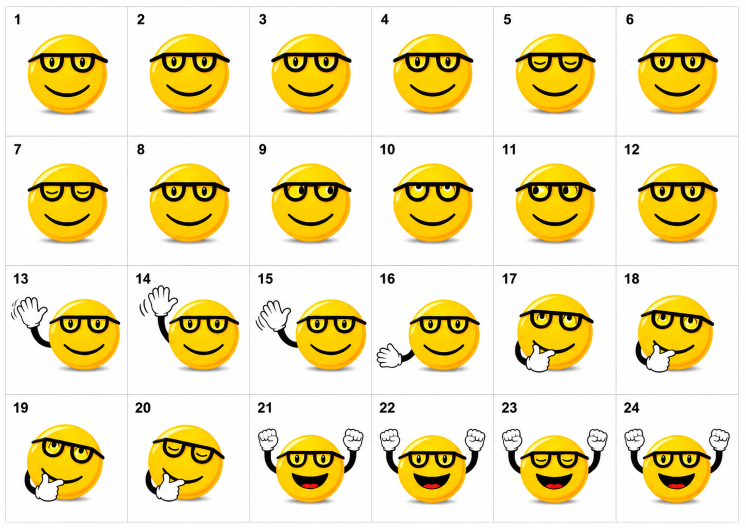
#> input picture widget/src/mascots/bob/_source.png, 1491 x 1055 px, found by its file name (shown at 1/2 size)
$ python build-bob.py
#> lines starting #> are read from the running program, lines starting #| are printed output that depends on the picture
"""Build Bob the Blob mascot from a clean 6x4 labeled grid.

Source: src/mascots/bob/_source.png (1491x1055 RGB) — 24 cells (6 cols x 4 rows)
numbered 1..24 in top-left of each cell. Yellow smiley w/ glasses on white bg.

Output: src/mascots/bob/{map.png, map.json}
"""
from PIL import Image, ImageDraw
from pathlib import Path
import json
import numpy as np

SRC = Path('/Users/max/mascot/widget/src/mascots/bob/_source.png')
OUT_DIR = Path('/Users/max/mascot/widget/src/mascots/bob')

COLS, ROWS = 6, 4
N = COLS * ROWS  # 24
TARGET_H = 186          # match Ninjacat sprite-sheet height
PAD_RATIO = 0.06         # 6% pad on each side
INNER_TRIM = 4           # px inset from each cell edge to avoid grid-separator lines
LABEL_W_RATIO = 0.24     # mask box for cell-number label (wide enough for 2-digit "13".."24")
LABEL_H_RATIO = 0.22


def remove_white_bg(im: Image.Image) -> Image.Image:
    """Remove white background AND drop-shadow grey, with un-premultiplication.

    The source has a soft greyscale drop-shadow under the smiley body that
    leaves a halo if we only key out white. We treat low-saturation high-
    luminance pixels (white + grey shadow) as background; saturated colors
    (yellow body) and dark colors (glasses, mouth, glove outlines) survive.
    """
    arr = np.asarray(im.convert('RGB'), dtype=np.float32)
    r, g, b = arr[..., 0], arr[..., 1], arr[..., 2]
    mx = np.maximum(np.maximum(r, g), b)
    mn = np.minimum(np.minimum(r, g), b)
    chroma = mx - mn          # 0 for white/grey, high for yellow
    brightness = (r + g + b) / 3.0

    # Saturated pixels get full alpha (yellow body, red mouth)
    sat_a = np.clip((chroma - 8.0) / 22.0, 0.0, 1.0)
    sat_a = sat_a * sat_a * (3.0 - 2.0 * sat_a)
    # Dark greyscale pixels survive too (black glasses, mouth outlines)
    # smoothstep DOWN: bright→0, dark→1
    dark_a = np.clip((90.0 - brightness) / 50.0, 0.0, 1.0)
    dark_a = dark_a * dark_a * (3.0 - 2.0 * dark_a)
    a = np.maximum(sat_a, dark_a)
    # Aggressively kill the mid-tone grey halo left by the source shadow.
    # Anything that is low-saturation AND not already nearly-opaque-dark gets
    # forced to zero alpha. This removes the visible grey ring that was
    # leaking around Bob's body while preserving black outlines (bright<40)
    # and yellow body (chroma>=24).
    grey_halo = (chroma < 24.0) & (brightness > 40.0)
    a = np.where(grey_halo, 0.0, a)
    # Also fully clamp anything below a very small alpha to zero (prevents
    # 1-2 alpha "dust" from appearing when the sheet is upscaled).
    a = np.where(a < 0.06, 0.0, a)
    alpha = (a * 255.0).astype(np.uint8)
    # Un-premultiply against white bg: true = (obs - 255*(1-a)) / a
    a3 = a[..., None]
    safe = np.where(a3 > 1e-3, a3, 1.0)
    true_rgb = (arr - 255.0 * (1.0 - a3)) / safe
    true_rgb = np.clip(true_rgb, 0.0, 255.0).astype(np.uint8)
    rgba = np.concatenate([true_rgb, alpha[..., None]], axis=-1)
    return Image.fromarray(rgba, 'RGBA')


def main() -> None:
    img = Image.open(SRC).convert('RGB')
#> img is the input picture: PIL image 1491x1055 RGB; mean R, G, B 237.2, 226.5, 183.5
    W, H = img.size
#> W = 1491; H = 1055
    cell_w = W / COLS
#> cell_w = 248.5
    cell_h = H / ROWS
#> cell_h = 263.8
    print(f'source {W}x{H}, cell {cell_w:.1f}x{cell_h:.1f}')
#| source 1491x1055, cell 248.5x263.8

    # 1) Slice cells, mask labels (paint white), bg-remove, tight crop
    crops: list[Image.Image] = []
    for i in range(N):
        r, c = i // COLS, i % COLS
        x0 = int(round(c * cell_w)) + INNER_TRIM
        y0 = int(round(r * cell_h)) + INNER_TRIM
        x1 = int(round((c + 1) * cell_w)) - INNER_TRIM
        y1 = int(round((r + 1) * cell_h)) - INNER_TRIM
        cell = img.crop((x0, y0, x1, y1)).copy()
        cw, ch = cell.size
        # Paint over the cell-number label (top-left) with white
        lbl_w = int(cw * LABEL_W_RATIO)
        lbl_h = int(ch * LABEL_H_RATIO)
        d = ImageDraw.Draw(cell)
        d.rectangle([0, 0, lbl_w, lbl_h], fill=(255, 255, 255))
        rgba = remove_white_bg(cell)
        bbox = rgba.getbbox()
        if not bbox:
            raise RuntimeError(f'cell {i+1} empty after bg removal')
        crop = rgba.crop(bbox)
        crops.append(crop)
        print(f'  cell {i+1:>2}: bbox={bbox} → {crop.size}')
#> this loop made 24 passes
#> bbox on passes 1 to 12: (51, 64, 211, 223), (47, 63, 207, 222), (42, 63, 201, 222), (36, 63, 196, 222), (33, 63, 193, 222), (30, 63, 190, 222), (51, 58, 211, 217), (47, 58, 207, 217), (42, 58, 201, 217), (36, 58, 196, 217), (33, 58, 193, 217), (30, 58, 190, 217)
#|   cell  1: bbox=(51, 64, 211, 223) → (160, 159)
#|   cell  2: bbox=(47, 63, 207, 222) → (160, 159)
#|   cell  3: bbox=(42, 63, 201, 222) → (159, 159)
#|   cell  4: bbox=(36, 63, 196, 222) → (160, 159)
#|   cell  5: bbox=(33, 63, 193, 222) → (160, 159)
#|   cell  6: bbox=(30, 63, 190, 222) → (160, 159)
#|   cell  7: bbox=(51, 58, 211, 217) → (160, 159)
#|   cell  8: bbox=(47, 58, 207, 217) → (160, 159)
#> (further printed lines are left out)
#> pass 1, in main, `cell = img.crop((x0, y0, x1, y1)).copy()`:
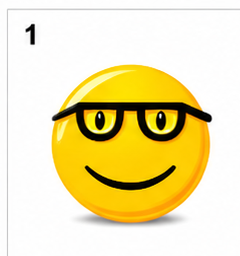
#> cell: PIL image 240x256 RGB; mean R, G, B 238.5, 225.6, 173.8
#> pass 1, in remove_white_bg, `r, g, b = arr[..., 0], arr[..., 1], arr[..., 2]`:
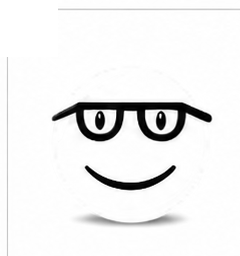
#> r: shape (256, 240) float32; min 0, max 255, mean 239.1
#> pass 1, in remove_white_bg, `r, g, b = arr[..., 0], arr[..., 1], arr[..., 2]`:
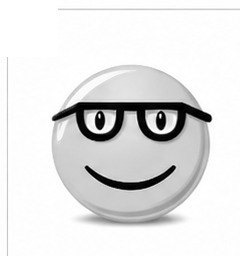
#> g: shape (256, 240) float32; min 0, max 255, mean 226.2
#> after the loop:
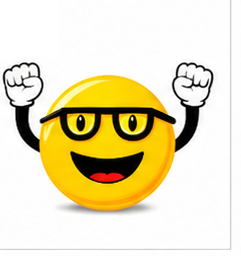
#> cell: PIL image 241x256 RGB; mean R, G, B 232, 222.6, 187.7
#> after the loop, crops = 24 items

    # 2) Unified frame box (max + padding), bottom-anchored
    max_w = max(c.size[0] for c in crops)
#> max_w = 221
    max_h = max(c.size[1] for c in crops)
#> max_h = 170
    pad_x = int(round(max_w * PAD_RATIO))
#> pad_x = 13
    pad_y = int(round(max_h * PAD_RATIO))
#> pad_y = 10
    frame_w = max_w + pad_x * 2
#> frame_w = 247
    frame_h = max_h + pad_y * 2
#> frame_h = 190
    frame_w += frame_w % 2
#> frame_w = 248
    frame_h += frame_h % 2
    print(f'unified frame {frame_w}x{frame_h} (max char {max_w}x{max_h}, pad {pad_x}/{pad_y})')
#| unified frame 248x190 (max char 221x170, pad 13/10)

    # 3) Compose composite at native resolution (bottom-anchored, h-centered)
    sheet_native = Image.new('RGBA', (frame_w * N, frame_h), (0, 0, 0, 0))
#> sheet_native: PIL image 5952x190 RGBA; every value is 0
    for i, ch in enumerate(crops):
        cw, chh = ch.size
        cx = i * frame_w + (frame_w - cw) // 2
        cy = (frame_h - chh) - pad_y  # bottom-anchored
        sheet_native.paste(ch, (cx, cy), ch)
#> this loop made 24 passes
#> (cw, chh, cx, cy) on passes 1 to 12: (160, 159, 44, 21), (160, 159, 292, 21), (159, 159, 540, 21), (160, 159, 788, 21), (160, 159, 1036, 21), (160, 159, 1284, 21), (160, 159, 1532, 21), (160, 159, 1780, 21), (159, 159, 2028, 21), (160, 159, 2276, 21), (160, 159, 2524, 21), (160, 159, 2772, 21)
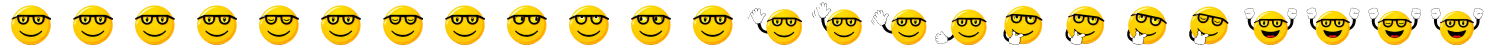
#> sheet_native: PIL image 5952x190 RGBA (shown at 1/4 size); mean R, G, B, A 79, 64.3, 4.6, 98.3; transparent parts drawn white

    # 4) Downscale to TARGET_H ensuring exact integer frame width
    scale = TARGET_H / frame_h
#> scale = 0.979
    out_frame_w = max(1, int(round(frame_w * scale)))
#> out_frame_w = 243
    final_w = out_frame_w * N
#> final_w = 5832
    out_frame_h = TARGET_H
    final = sheet_native.resize((final_w, out_frame_h), Image.LANCZOS)
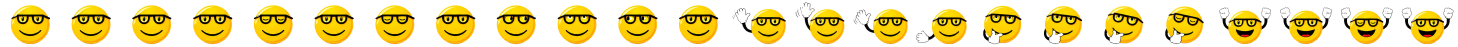
#> final: PIL image 5832x186 RGBA (shown at 1/4 size); mean R, G, B, A 82.4, 67.6, 7.2, 98.4; transparent parts drawn white
    OUT_DIR.mkdir(parents=True, exist_ok=True)
    final.save(OUT_DIR / 'map.png', optimize=True)
    print(f'wrote {OUT_DIR / "map.png"} {final.size} (frame {out_frame_w}x{out_frame_h})')
#| wrote /Users/max/mascot/widget/src/mascots/bob/map.png (5832, 186) (frame 243x186)

    # 5) Build map.json animations
    QUICK, REST, HOLD, LONG, SETTLE = 140, 240, 360, 560, 320

    def f(idx: int, ms: int) -> dict:
        # idx is 1-indexed (matches user's grid numbering)
        return {'duration': ms, 'images': [[(idx - 1) * out_frame_w, 0]]}

    def seq(beats: list[tuple[int, int]]) -> dict:
        return {'frames': [f(i, ms) for i, ms in beats]}

    animations: dict[str, dict] = {}

    # Auto-idle pool
    animations['IdleBob'] = seq([(1, REST), (2, REST), (3, REST), (4, REST), (1, HOLD)])
    animations['IdleBlink'] = seq([(1, REST), (5, QUICK), (6, QUICK), (7, QUICK), (8, REST), (1, LONG)])
    animations['IdleLookAround'] = seq([(1, REST), (9, REST), (10, HOLD), (11, REST), (12, HOLD), (1, HOLD)])

    # Reserved set: greet/show/goodbye/hide/thinking/explain
    greeting = seq([(1, REST), (13, REST), (14, HOLD), (15, LONG), (16, HOLD), (1, SETTLE)])
#> greeting = 1 item
    goodbye = seq([(16, HOLD), (15, HOLD), (14, REST), (13, REST), (1, SETTLE)])
#> goodbye = 1 item
    thinking = seq([(17, REST), (18, HOLD), (19, LONG), (20, HOLD)])  # loops, no settle
#> thinking = 1 item
    explain = seq([(21, REST), (22, HOLD), (23, LONG), (24, HOLD)])
#> explain = 1 item

    animations['Greeting'] = greeting
    animations['Show'] = greeting
    animations['GoodBye'] = goodbye
    animations['Hide'] = goodbye
    animations['Thinking'] = thinking
    animations['Processing'] = thinking
    animations['Searching'] = thinking
    animations['GetTechy'] = thinking
    animations['CheckingSomething'] = thinking
    animations['Explain'] = explain
    animations['Congratulate'] = explain
    animations['Pleased'] = explain
    animations['Greet'] = explain

    # Fun pool
    animations['Wave'] = seq([
        (1, REST), (13, REST), (14, HOLD), (15, LONG), (16, HOLD),
        (1, REST), (13, REST), (14, HOLD), (15, LONG), (16, HOLD),
    ])
    animations['Celebrate'] = seq([
        (1, REST), (21, REST), (22, HOLD), (23, LONG), (24, HOLD), (1, SETTLE),
    ])
    animations['Alert'] = animations['Wave']
    animations['GetAttention'] = animations['Wave']

    animations['RestPose'] = seq([(1, REST)])

    map_obj = {
        'framesize': [out_frame_w, out_frame_h],
        'overlayCount': 1,
        'displayName': 'Bob',
        'greetingText': "Hi! I'm Bob — ask me anything.",
        'theme': {
            'accent': '#FFD93B',
            'accentText': '#1f1f1f',
            'secondary': '#E03131',
            'glyph': '🤓',
        },
        'animations': animations,
    }
    (OUT_DIR / 'map.json').write_text(json.dumps(map_obj))
    print(f'wrote {OUT_DIR / "map.json"} with {len(animations)} animations')
#| wrote /Users/max/mascot/widget/src/mascots/bob/map.json with 21 animations

    # Summary
#> (the run stopped early here; a loop or call above may not have finished)
